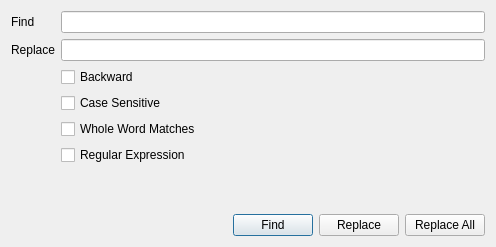
<?xml version="1.0" encoding="UTF-8"?>
<ui version="4.0">
 <class>FindReplaceDialog</class>
 <widget class="QDialog" name="FindReplaceDialog">
  <property name="geometry">
   <rect>
    <x>0</x>
    <y>0</y>
    <width>496</width>
    <height>247</height>
   </rect>
  </property>
  <property name="windowTitle">
   <string>Find/Replace</string>
  </property>
  <property name="windowIcon">
   <iconset resource="karenmeu.qrc">
    <normaloff>:/rc/images/findreplace.png</normaloff>:/rc/images/findreplace.png</iconset>
  </property>
  <layout class="QFormLayout" name="formLayout">
   <property name="fieldGrowthPolicy">
    <enum>QFormLayout::ExpandingFieldsGrow</enum>
   </property>
   <item row="0" column="0">
    <widget class="QLabel" name="label">
     <property name="text">
      <string>Find</string>
     </property>
    </widget>
   </item>
   <item row="0" column="1">
    <widget class="QLineEdit" name="edtFindKeyword"/>
   </item>
   <item row="1" column="0">
    <widget class="QLabel" name="label_2">
     <property name="text">
      <string>Replace</string>
     </property>
    </widget>
   </item>
   <item row="1" column="1">
    <widget class="QLineEdit" name="edtReplaceText"/>
   </item>
   <item row="4" column="1">
    <widget class="QCheckBox" name="cbWholeWordMatches">
     <property name="text">
      <string>Whole Word Matches</string>
     </property>
    </widget>
   </item>
   <item row="5" column="1">
    <widget class="QCheckBox" name="cbRegularExpression">
     <property name="text">
      <string>Regular Expression</string>
     </property>
    </widget>
   </item>
   <item row="7" column="0" colspan="2">
    <layout class="QHBoxLayout" name="horizontalLayout">
     <item>
      <spacer name="horizontalSpacer">
       <property name="orientation">
        <enum>Qt::Horizontal</enum>
       </property>
       <property name="sizeHint" stdset="0">
        <size>
         <width>40</width>
         <height>20</height>
        </size>
       </property>
      </spacer>
     </item>
     <item>
      <widget class="QPushButton" name="btnFind">
       <property name="text">
        <string>Find</string>
       </property>
      </widget>
     </item>
     <item>
      <widget class="QPushButton" name="btnReplace">
       <property name="text">
        <string>Replace</string>
       </property>
      </widget>
     </item>
     <item>
      <widget class="QPushButton" name="btnReplaceAll">
       <property name="text">
        <string>Replace All</string>
       </property>
      </widget>
     </item>
    </layout>
   </item>
   <item row="6" column="0">
    <spacer name="verticalSpacer">
     <property name="orientation">
      <enum>Qt::Vertical</enum>
     </property>
     <property name="sizeHint" stdset="0">
      <size>
       <width>20</width>
       <height>40</height>
      </size>
     </property>
    </spacer>
   </item>
   <item row="2" column="1">
    <widget class="QCheckBox" name="cbBackward">
     <property name="text">
      <string>Backward</string>
     </property>
    </widget>
   </item>
   <item row="3" column="1">
    <widget class="QCheckBox" name="cbCaseSensitive">
     <property name="text">
      <string>Case Sensitive</string>
     </property>
    </widget>
   </item>
  </layout>
 </widget>
 <resources>
  <include location="karenmeu.qrc"/>
 </resources>
 <connections/>
</ui>
